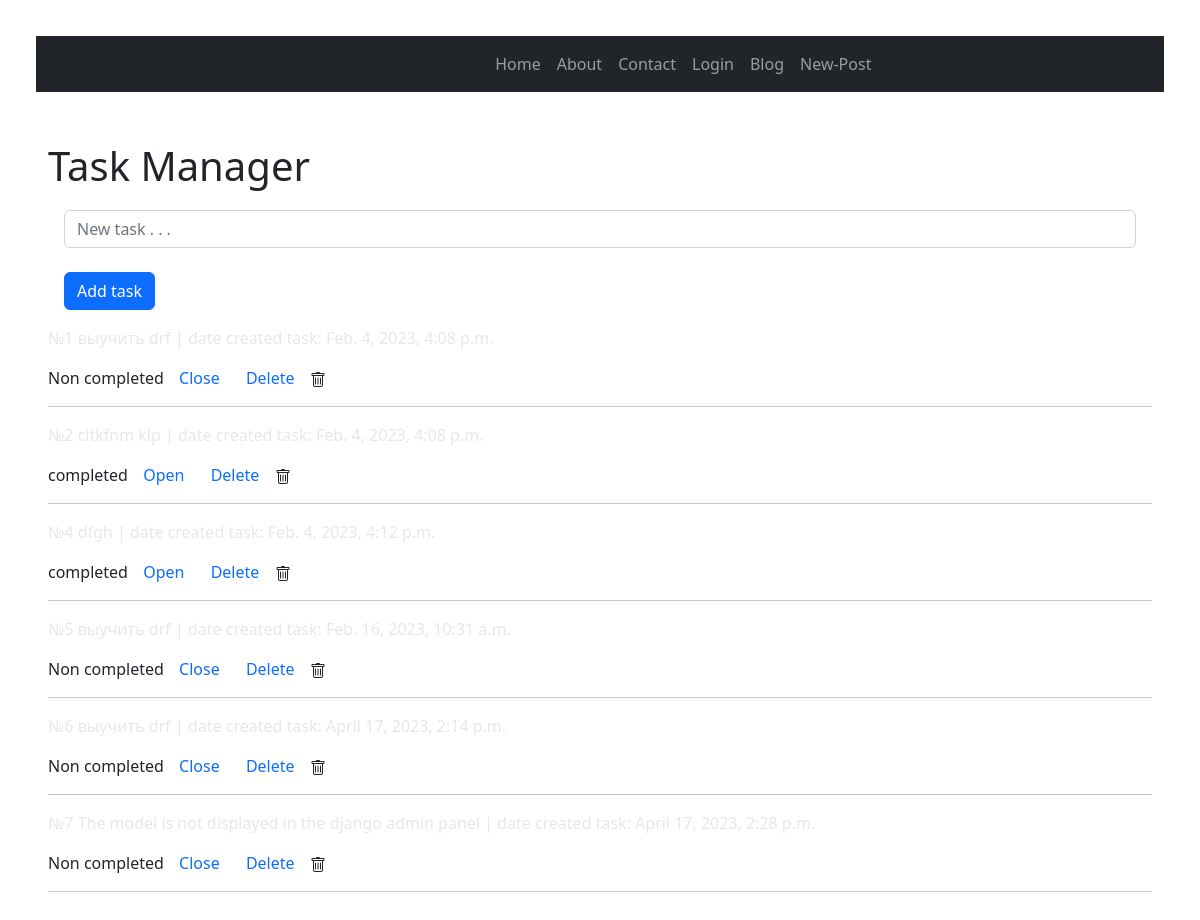
The page / on the database its author committed.
### main/models.py (models this page shows, shortened)
class ToDo(models.Model):
    title = models.CharField('Name to do', max_length=500)
    is_complete = models.BooleanField('Complete', default=False)
    date_created = models.DateTimeField('Date created', default=timezone.now())

### main/views.py (the view)
# urls.py: path('', views.index),
def index(request):
    todos = ToDo.objects.all()
    context = {'todo_list': todos,
               'title': 'Главная страница'}
    return render(request, 'main/index.html',
                  context=context)

### templates/main/index.html (shortened to what this page needs)
{% extends "base.html" %}
{% load static %}
{% block content %}
<div>
<div style="margin-top: 50px;" class="ui container ">
    <h1 class="ui center aligned header">Task Manager</h1>
    <form style="margin-top: 20px;" class="form-inline" action="{% url 'add' %}" method="post">
        <div class="form-group mx-sm-3 mb-2">
            <input class="form-control" type="text" name="title" placeholder="New task . . ."><br>
            <button class="btn btn-primary mb-2" type="submit">Add task</button>
        </div>
    </form>
{% for todo in todo_list %}
<div class="ui segment">
    <p class="ui big header">№{{ todo.id }} {{ todo.title }} | date created task: {{ todo.date_created }}</p>
    {% if todo.is_complete == False %}
        <span class="ui gray label">Non completed</span>
        <a class="ui primary basic button" href="{% url 'update' todo_id=todo.id %}">Close</a>
    {% else %}
        <span class="ui green label">completed</span>
        <a class="ui blue button" href="{% url 'update' todo_id=todo.id %}">Open</a>
    {% endif %}
    <a class="ui negative basic button" href="{% url 'delete' todo_id=todo.id %}">Delete</a>
    <hr/>
</div>
{% endfor %}
</div>
</div>
{% endblock content %}

### static/main/css/styles.css (style rules this page uses)
body { float: center; width-min: 40%; padding: 3%; height: 60%; }
p, strong { color:#e7e8e6; }
a, u { padding: 1%; text-decoration: none; }

### rows shown on the page
ToDo: id "1", title "выучить drf", date_created "Feb. 4, 2023, 4:08 p.m.", is_complete "Non completed"
ToDo: id "2", title "cltkfnm klp", date_created "Feb. 4, 2023, 4:08 p.m.", is_complete "completed"
ToDo: id "4", title "dfgh", date_created "Feb. 4, 2023, 4:12 p.m.", is_complete "completed"
ToDo: id "5", title "выучить drf", date_created "Feb. 16, 2023, 10:31 a.m.", is_complete "Non completed"
ToDo: id "6", title "выучить drf", date_created "April 17, 2023, 2:14 p.m.", is_complete "Non completed"
ToDo: id "7", title "The model is not displayed in the django admin panel", date_created "April 17, 2023, 2:28 p.m.", is_complete "Non completed"
